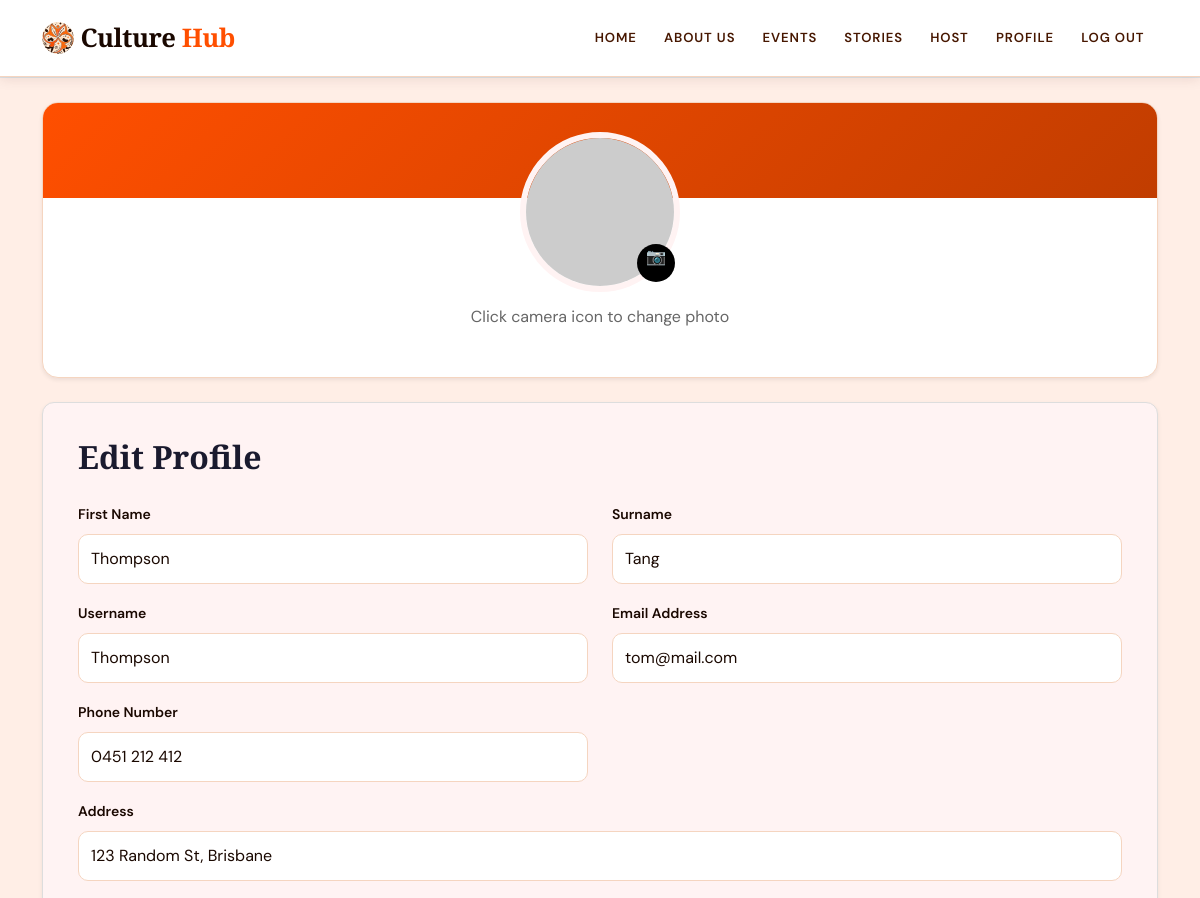
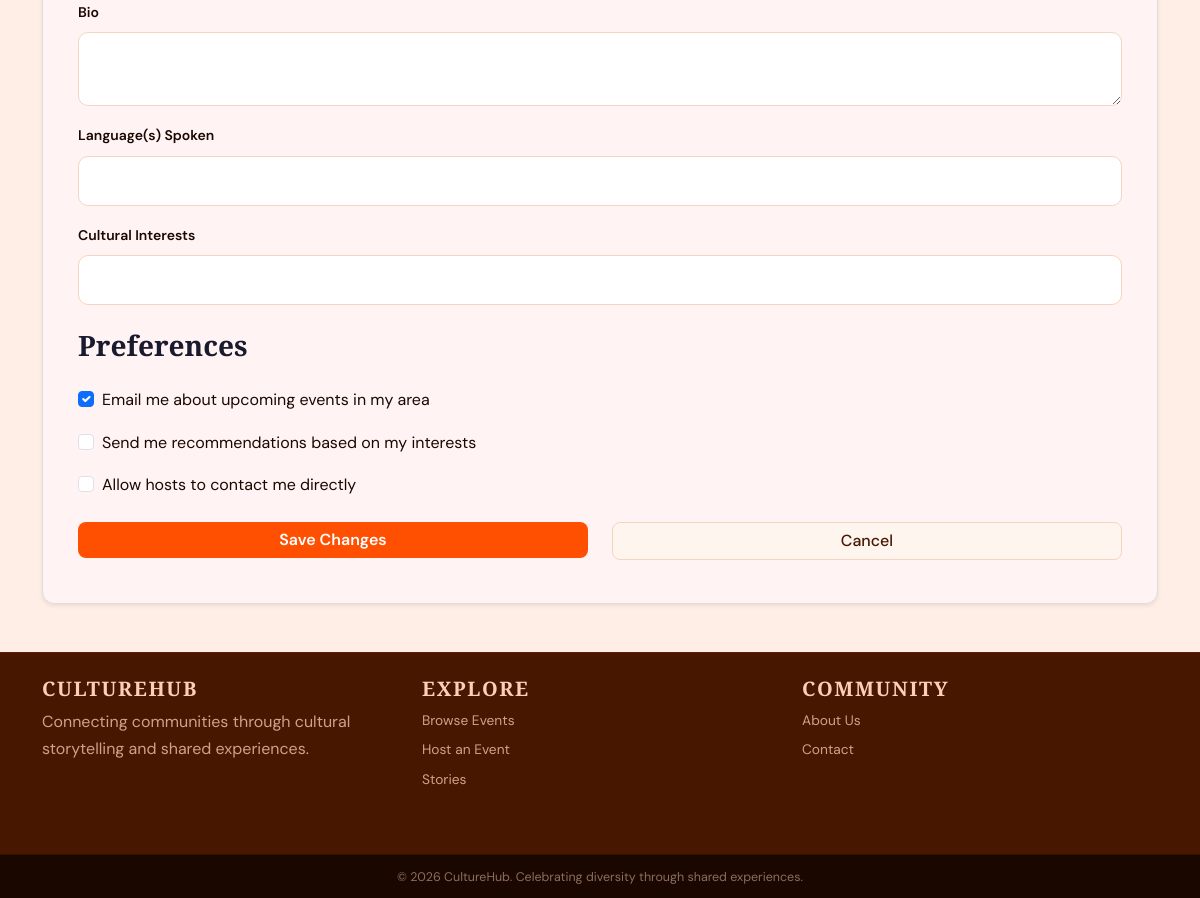
Page /user/edit-profile (signed in) on the committed database (2 pictures, top to bottom).
### culturehub/models.py (models this page shows)
class User(db.Model, UserMixin):
    id = db.Column(db.Integer, primary_key=True)
    name = db.Column(db.String(100), unique=True, nullable=False)
    first_name = db.Column(db.String(50), nullable=True)
    last_name = db.Column(db.String(50), nullable=True)
    email = db.Column(db.String(150), unique=True, nullable=False)
    phone = db.Column(db.String(20), nullable=False)
    address = db.Column(db.String(255), nullable=False)
    password_hash = db.Column(db.String(255), nullable=False)
    profile_image = db.Column(db.String(255), nullable=True)
    events = db.relationship('Event', backref='user', lazy=True)
    comments = db.relationship('Comment', backref='user', lazy=True)
    orders = db.relationship('Order', backref='user', lazy=True)
    bio = db.Column(db.Text, nullable=True)  # Optional field for user biography
    language = db.Column(db.String(255), nullable=True)  # Optional field for user's preferred language
    cultural_interests = db.Column(db.String(255), nullable=True)  # Optional field for user's cultural interests
    created_at = db.Column(db.DateTime, default=datetime.now)  # Timestamp for when the user account was created

### culturehub/views.py (the view, shortened to what this page needs)
@main_bp.route('/user/edit-profile', methods=['GET', 'POST'])
@login_required
def edit_profile():
    form = EditProfileForm(obj=current_user)
    return render_template('user/edit_profile.html', form=form, user=current_user)

### culturehub/forms.py
class EditProfileForm(FlaskForm):
    first_name = StringField("First Name", validators=[InputRequired(), Length(min=2, max=50)])
    last_name = StringField("Surname", validators=[InputRequired(), Length(min=2, max=50)])
    name = StringField("Username", validators=[InputRequired(), Length(min=3, max=50)])
    email = StringField("Email Address", validators=[InputRequired(), Email()])
    phone = StringField("Phone Number", validators=[InputRequired()])
    address = StringField("Address", validators=[InputRequired()])
    bio = TextAreaField("Bio", validators=[Length(max=500)])
    languages = StringField("Language(s) Spoken")
    cultural_interests = StringField("Cultural Interests")
    profile_image = FileField(
        "Profile Image",
        validators=[
            FileAllowed(["jpg", "jpeg", "png", "webp"], "Images only!")
        ]
    )
    submit = SubmitField("Update Profile")

### culturehub/templates/user/edit_profile.html (shortened to what this page needs)
{% extends "base.html" %}
{% block content %}
<div class="container my-4">
    <form method="POST" action="{{ url_for('main.edit_profile') }}" enctype="multipart/form-data">
    <section class="profile-header shadow-sm mb-4">
        <div class="edit-profile-banner text-center">
            <label for="profileImageInput" class="profile-image-wrapper" style="cursor:pointer;">
                <img src="{{ url_for('static', filename='profile_pics/' + user.profile_image)
                     if user.profile_image else 'https://placehold.co/160x160' }}" alt="Profile photo"
                    class="edit-profile-photo">
                <span class="camera-btn">📷</span>
            </label>
            <p class="upload-text">
                Click camera icon to change photo
            </p>
        </div>
    </section>
    <section class="edit-profile-form shadow-sm">
        <h2 class="form-title">Edit Profile</h2>
        <div class="row">
            <div class="col-md-6 mb-3">
                {{ form.first_name.label(class="form-label") }}
                {{ form.first_name(class="form-control") }}
            </div>
            <div class="col-md-6 mb-3">
                {{ form.last_name.label(class="form-label") }}
                {{ form.last_name(class="form-control") }}
            </div>
        </div>
        <div class="row">
            <div class="col-md-6 mb-3">
                {{ form.name.label(class="form-label") }}
                {{ form.name(class="form-control") }}
            </div>
            <div class="col-md-6 mb-3">
                {{ form.email.label(class="form-label") }}
                {{ form.email(class="form-control") }}
            </div>
        </div>
        <div class="row">
            <div class="col-md-6 mb-3">
                {{ form.phone.label(class="form-label") }}
                {{ form.phone(class="form-control") }}
            </div>
        </div>
        <div class="mb-3">
            {{ form.address.label(class="form-label") }}
            {{ form.address(class="form-control") }}
        </div>
        <div class="mb-3">
            {{ form.bio.label(class="form-label") }}
            {{ form.bio(class="form-control") }}
        </div>
        <div class="mb-3">
            {{ form.languages.label(class="form-label") }}
            {{ form.languages(class="form-control") }}
        </div>
        <div class="mb-4">
            {{ form.cultural_interests.label(class="form-label") }}
            {{ form.cultural_interests(class="form-control") }}
        </div>
        <h3 class="preferences-title">Preferences</h3>
        <div class="form-check mb-3">
            <input class="form-check-input" type="checkbox" checked>
            <label class="form-check-label">
                Email me about upcoming events in my area
            </label>
        </div>
        <div class="form-check mb-3">
            <input class="form-check-input" type="checkbox">
            <label class="form-check-label">
                Send me recommendations based on my interests
            </label>
        </div>
        <div class="form-check mb-4">
            <input class="form-check-input" type="checkbox">
            <label class="form-check-label">
                Allow hosts to contact me directly
            </label>
        </div>
        <div class="row">
            <div class="col-md-6 mb-2">
                <button type="submit" class="btn btn-primary w-100">
                    Save Changes
                </button>
            </div>
            <div class="col-md-6 mb-2">
                <a href="{{ url_for('main.profile') }}" class="btn btn-light w-100">
                    Cancel
                </a>
            </div>
        </div>
    </section>
    </form>
</div>
{% endblock %}

### culturehub/static/style/stylesheet.css (style rules this page uses)
:root { --cream-light: #FFEEE6; --cream: #FFCEB8; --accent: #FF4F00; --accent-dark: #C13D00; --accent-pale: rgba(255, 79, 0, 0.10); --brown: #471700; --brown-dark: #1A0800; --text: #1A0800; --text-mid: #471700; --text-muted: #8B4A2B; --border: rgba(255, 79, 0, 0.18); --card: #FFF5EF; --card-border: #F5D5C0; --font-display: 'Playfair Display', serif; --font-body: 'DM Sans', sans-serif; --radius: 10px; --radius-lg: 16px; --shadow-sm: 0 2px 12px rgba(71, 23, 0, 0.10); --shadow: 0 8px 32px rgba(71, 23, 0, 0.14); --transition: all 0.22s cubic-bezier(0.4, 0, 0.2, 1); }
*, *::before, *::after { box-sizing: border-box; }
html { scroll-behavior: smooth; }
body { font-family: var(--font-body); background-color: var(--cream-light); color: var(--text); font-size: 1rem; line-height: 1.65; min-height: 100vh; }
h1, h2, h3, h4, h5, h6 { font-family: var(--font-display); color: var(--text); }
a { color: var(--accent); text-decoration: none; transition: var(--transition); }
.btn-primary, .btn-primary:hover, .btn-primary:active, .btn-primary:focus, .btn-primary:visited { background: var(--accent) !important; border-color: var(--accent) !important; color: #fff !important; font-family: var(--font-body) !important; font-weight: 600 !important; border-radius: 8px !important; transition: var(--transition) !important; }
.btn-light, .btn-secondary { background: var(--card) !important; border-color: var(--card-border) !important; color: var(--text-mid) !important; border-radius: 8px !important; font-weight: 500 !important; }
.form-control { background: #fff !important; border: 1px solid var(--card-border) !important; color: var(--text) !important; border-radius: var(--radius) !important; font-family: var(--font-body) !important; }
.form-control::placeholder { color: var(--text-muted) !important; opacity: 0.7; }
.form-label { font-weight: 600 !important; color: var(--text) !important; font-size: 0.875rem; }
.profile-header { background: #fff !important; border: 1px solid var(--card-border) !important; border-radius: var(--radius-lg) !important; }

### culturehub/templates/user/edit_profile.html (style rules this page uses)
.profile-header { background-color: #fff3f3; border-radius: 10px; overflow: hidden; border: 1px solid #ddd; }
.edit-profile-form { background-color: #fff3f3; border-radius: 12px; padding: 35px; border: 1px solid #ddd; }
.form-title, .preferences-title { color: #1a1a2e; font-weight: bold; margin-bottom: 25px; }
.edit-profile-banner { padding-bottom: 30px; }
.profile-image-wrapper { position: relative; display: inline-block; margin-top: -70px; }
.edit-profile-photo { width: 160px; height: 160px; border-radius: 50%; border: 6px solid #fff3f3; object-fit: cover; }
.camera-btn { position: absolute; bottom: 10px; right: 5px; border: none; border-radius: 50%; width: 38px; height: 38px; background-color: black; color: white; cursor: pointer; }
.upload-text { margin-top: 12px; color: #666; }
.edit-profile-form .form-label { color: #1a1a2e; font-weight: 600; }
.edit-profile-form .form-control { border-radius: 8px; padding: 12px; }
.edit-profile-form .btn-primary { background-color: #4b35f5; border: none; }
.edit-profile-form .btn-light { border: 1px solid #ddd; background-color: white; }

### rows in the picture
User: first_name "Thompson", last_name "Tang", name "Thompson", email "tom@mail.com", phone "0451 212 412", address "123 Random St, Brisbane"
